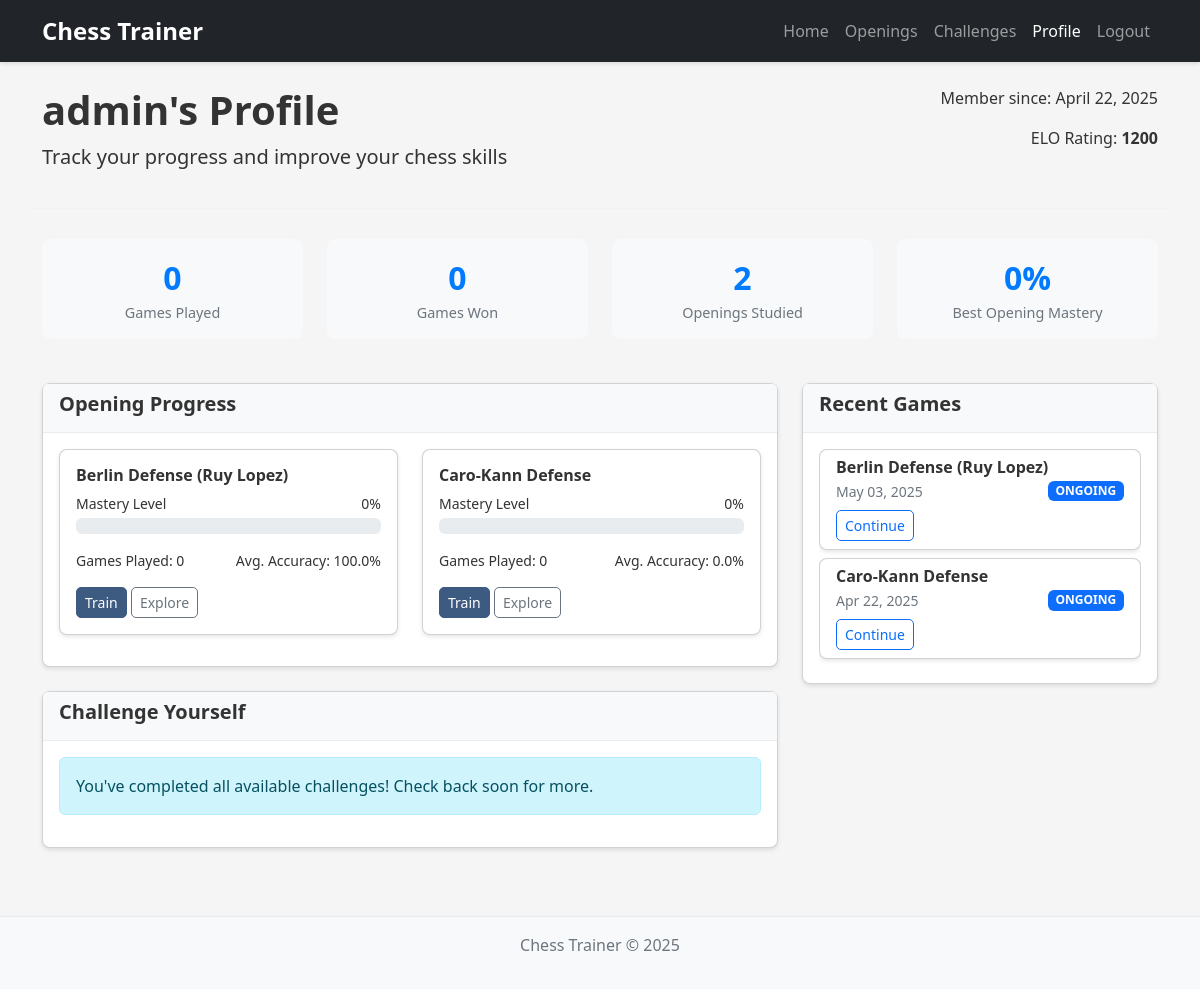
The page /profile/ (signed in) on the database as committed earlier.
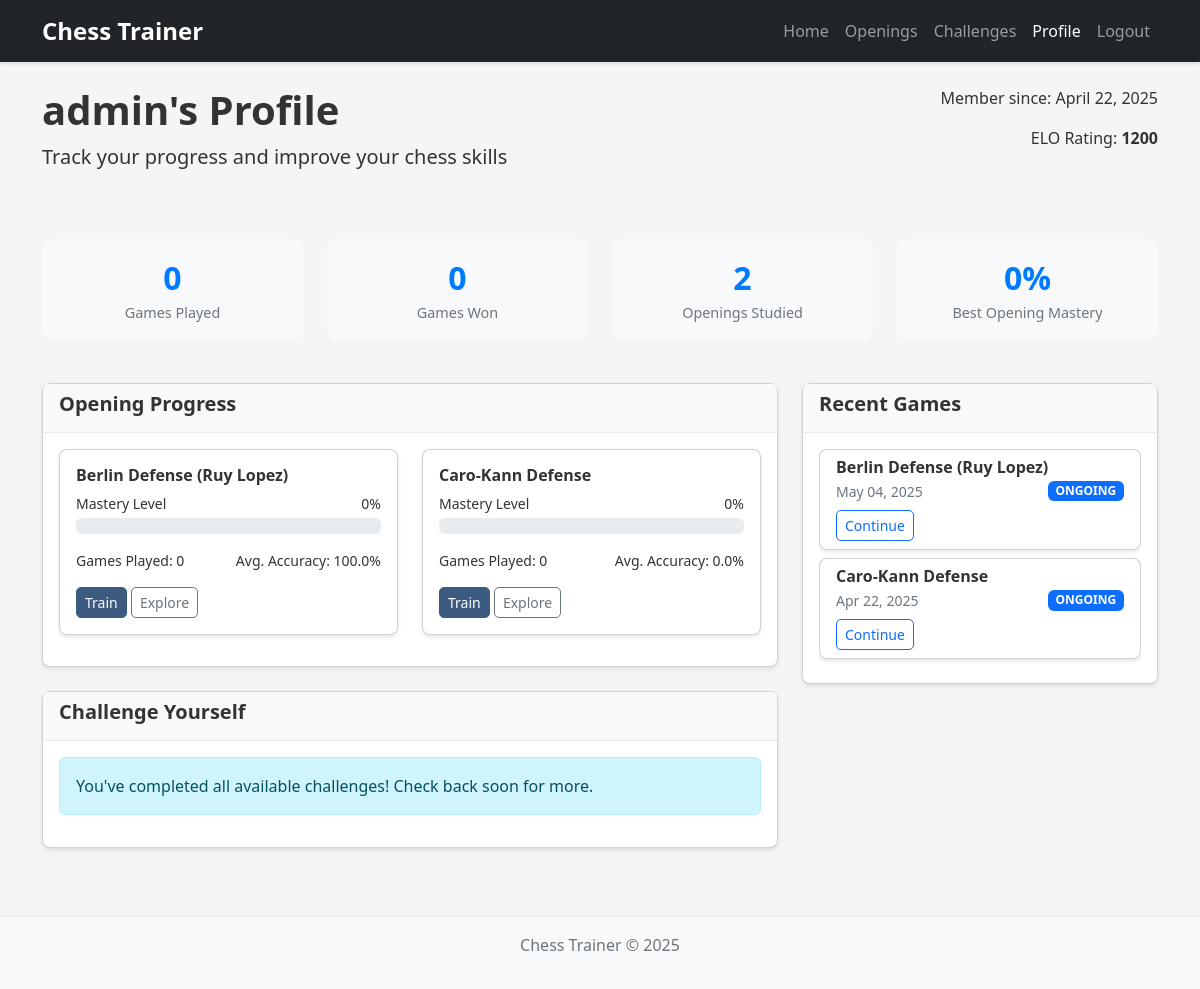
The same page on the database as committed later.
### chess_app/models.py (models this page shows, shortened)
class UserProfile(models.Model):
    user = models.OneToOneField(User, on_delete=models.CASCADE)
    elo_rating = models.IntegerField(default=1200)
    games_played = models.IntegerField(default=0)
    games_won = models.IntegerField(default=0)

class UserProgress(models.Model):
    user = models.ForeignKey(User, on_delete=models.CASCADE)
    opening = models.ForeignKey(Opening, on_delete=models.CASCADE)
    games_played = models.IntegerField(default=0)
    mastery_level = models.IntegerField(default=0)  # 0-100 scale
    last_played = models.DateTimeField(auto_now=True)
    avg_accuracy = models.FloatField(default=0.0)  # Average move accuracy 0-100
    best_accuracy = models.FloatField(default=0.0)  # Best game accuracy 0-100
    common_mistakes = models.TextField(blank=True, null=True)  # JSON field to store common mistake positions
    class Meta:
        unique_together = ['user', 'opening']

class Opening(models.Model):
    name = models.CharField(max_length=100)
    eco_code = models.CharField(max_length=10, blank=True, null=True)
    pgn_moves = models.TextField()
    description = models.TextField()
    difficulty = models.IntegerField(default=1)  # 1-5 scale
    is_popular = models.BooleanField(default=False)
    for_white = models.BooleanField(default=True)  # True for White, False for Black
    category = models.CharField(max_length=50, blank=True, null=True) # e.g., "Open Game", "Semi-Open", etc.
    main_line = models.TextField(blank=True, null=True)  # Optional field for the main line PGN
    parent_opening = models.ForeignKey('self', on_delete=models.SET_NULL, blank=True, null=True, related_name='variations')

class Game(models.Model):
    GAME_STATUS_CHOICES = [
        ('ONGOING', 'Ongoing'),
        ('COMPLETED', 'Completed'),
        ('ABANDONED', 'Abandoned'),
    ]
    user = models.ForeignKey(User, on_delete=models.CASCADE)
    opening = models.ForeignKey(Opening, on_delete=models.CASCADE)
    created_at = models.DateTimeField(auto_now_add=True)
    updated_at = models.DateTimeField(auto_now=True)
    status = models.CharField(max_length=20, choices=GAME_STATUS_CHOICES, default='ONGOING')
    fen_position = models.CharField(max_length=100, default='rnbqkbnr/pppppppp/8/8/8/8/PPPPPPPP/RNBQKBNR w KQkq - 0 1')
    user_color = models.CharField(max_length=5, default='white')
    ai_strength = models.IntegerField(default=15)  # Stockfish depth
    in_opening_book = models.BooleanField(default=True)  # Whether we're still in the opening book
    result = models.CharField(max_length=10, blank=True, null=True)  # "1-0", "0-1", "1/2-1/2"

### chess_app/views.py (the view)
# urls.py: path('profile/', views.user_profile, name='user_profile'),
@login_required
def user_profile(request):
    user_profile, created = UserProfile.objects.get_or_create(user=request.user)
    progress_list = UserProgress.objects.filter(user=request.user).order_by('-mastery_level')
    recent_games = Game.objects.filter(user=request.user).order_by('-updated_at')[:5]
    unsolved_challenges = UserChallenge.objects.filter(
        user=request.user,
        is_solved=False
    ).select_related('challenge')[:5]
    return render(request, 'chess_app/user_profile.html', {
        'profile': user_profile,
        'progress_list': progress_list,
        'recent_games': recent_games,
        'unsolved_challenges': unsolved_challenges
    })

### chess_app/templates/chess_app/user_profile.html (shortened to what this page needs)
{% extends 'chess_app/base.html' %}
{% load static %}
{% block content %}
<div class="row profile-header">
    <div class="col-md-8">
        <h1>{{ profile.user.username }}'s Profile</h1>
        <p class="lead">Track your progress and improve your chess skills</p>
    </div>
    <div class="col-md-4 text-end">
        <p>Member since: {{ profile.user.date_joined|date:"F j, Y" }}</p>
        <p>ELO Rating: <strong>{{ profile.elo_rating }}</strong></p>
    </div>
</div>
<div class="row">
    <div class="col-md-12 mb-4">
        <div class="row">
            <div class="col-md-3">
                <div class="stats-card">
                    <div class="stats-number">{{ profile.games_played }}</div>
                    <div class="stats-label">Games Played</div>
                </div>
            </div>
            <div class="col-md-3">
                <div class="stats-card">
                    <div class="stats-number">{{ profile.games_won }}</div>
                    <div class="stats-label">Games Won</div>
                </div>
            </div>
            <div class="col-md-3">
                <div class="stats-card">
                    <div class="stats-number">{{ progress_list.count }}</div>
                    <div class="stats-label">Openings Studied</div>
                </div>
            </div>
            <div class="col-md-3">
                <div class="stats-card">
                    <div class="stats-number">
                        {% if progress_list %}
                            {{ progress_list.0.mastery_level }}%
                        {% else %}
                            0%
                        {% endif %}
                    </div>
                    <div class="stats-label">Best Opening Mastery</div>
                </div>
            </div>
        </div>
    </div>
    <div class="col-md-8">
        <div class="card mb-4">
            <div class="card-header">
                <h5>Opening Progress</h5>
            </div>
            <div class="card-body">
                {% if progress_list %}
                    <div class="row">
                        {% for progress in progress_list %}
                        <div class="col-md-6">
                            <div class="card progress-card">
                                <div class="card-body">
                                    <h6 class="card-title">{{ progress.opening.name }}</h6>
                                    <div class="d-flex justify-content-between mb-1">
                                        <small>Mastery Level</small>
                                        <small>{{ progress.mastery_level }}%</small>
                                    </div>
                                    <div class="progress mb-3">
                                    </div>
                                    <div class="d-flex justify-content-between">
                                        <small>Games Played: {{ progress.games_played }}</small>
                                        <small>Avg. Accuracy: {{ progress.avg_accuracy|floatformat:1 }}%</small>
                                    </div>
                                    <div class="mt-3">
                                        <a href="{% url 'game' progress.opening.id %}" class="btn btn-sm btn-primary">Train</a>
                                        <a href="{% url 'opening_explorer_detail' progress.opening.id %}" class="btn btn-sm btn-outline-secondary">Explore</a>
                                    </div>
                                </div>
                            </div>
                        </div>
                        {% endfor %}
                    </div>
                {% else %}
                    <div class="alert alert-info">
                        You haven't started studying any openings yet.
                        <a href="{% url 'opening_selection' %}">Choose an opening to start training!</a>
                    </div>
                {% endif %}
            </div>
        </div>
        <div class="card">
            <div class="card-header">
                <h5>Challenge Yourself</h5>
            </div>
            <div class="card-body">
                {% if unsolved_challenges %}
                    <p>Complete these challenges to improve your chess skills:</p>
                    {% for user_challenge in unsolved_challenges %}
                        <div class="challenge-item">
                            <h6>{{ user_challenge.challenge.title }}</h6>
                            <p>{{ user_challenge.challenge.description|truncatechars:100 }}</p>
                            <p>
                                <span class="badge bg-info">{{ user_challenge.challenge.get_difficulty_display }}</span>
                                <span class="badge bg-secondary">{{ user_challenge.challenge.opening.name }}</span>
                                <span class="badge bg-warning">Attempts: {{ user_challenge.attempts }}</span>
                            </p>
                            <a href="{% url 'challenge_detail' user_challenge.challenge.id %}" class="btn btn-sm btn-primary">
                                Try Challenge
                            </a>
                        </div>
                    {% endfor %}
                    <div class="mt-3">
                        <a href="{% url 'challenges' %}" class="btn btn-outline-primary">View All Challenges</a>
                    </div>
                {% else %}
                    <div class="alert alert-info">
                        You've completed all available challenges! Check back soon for more.
                    </div>
                {% endif %}
            </div>
        </div>
    </div>
    <div class="col-md-4">
        <div class="card">
            <div class="card-header">
                <h5>Recent Games</h5>
            </div>
            <div class="card-body">
                <div class="recent-games-list">
                    {% if recent_games %}
                        {% for game in recent_games %}
                            <div class="card mb-2">
                                <div class="card-body py-2 px-3">
                                    <h6 class="card-title mb-1">{{ game.opening.name }}</h6>
                                    <div class="d-flex justify-content-between align-items-center">
                                        <small class="text-muted">{{ game.updated_at|date:"M d, Y" }}</small>
                                        <span class="badge {% if game.status == 'COMPLETED' %}bg-success{% elif game.status == 'ONGOING' %}bg-primary{% else %}bg-secondary{% endif %}">
                                            {{ game.status }}
                                        </span>
                                    </div>
                                    <div class="mt-2">
                                        <a href="{% url 'game' game.opening.id %}" class="btn btn-sm btn-outline-primary">Continue</a>
                                    </div>
                                </div>
                            </div>
                        {% endfor %}
                    {% else %}
                        <div class="alert alert-info">
                            You haven't played any games yet.
                        </div>
                    {% endif %}
                </div>
            </div>
        </div>
    </div>
</div>
{% endblock %}

### chess_app/templates/chess_app/base.html (shortened to what this page needs)
<!DOCTYPE html>
<html lang="en">
<head>
    {% load static %}
    <link rel="stylesheet" href="https://cdn.jsdelivr.net/npm/bootstrap@5.2.3/dist/css/bootstrap.min.css">
    <link rel="stylesheet" href="{% static 'chess_app/css/style.css' %}">
    <link rel="stylesheet" href="https://unpkg.com/@chrisoakman/chessboardjs@1.0.0/dist/chessboard-1.0.0.min.css">
</head>
<body>
    <nav class="navbar navbar-expand-lg navbar-dark bg-dark">
        <div class="container">
            <a class="navbar-brand" href="{% url 'home' %}">Chess Trainer</a>
            <div class="collapse navbar-collapse" id="navbarNav">
                <ul class="navbar-nav ms-auto">
                    <li class="nav-item">
                        <a class="nav-link" href="{% url 'home' %}">Home</a>
                    </li>
                    <li class="nav-item">
                        <a class="nav-link" href="{% url 'opening_selection' %}">Openings</a>
                    </li>
                    <li class="nav-item">
                        <a class="nav-link" href="{% url 'challenges' %}">Challenges</a>
                    </li>
                    {% if user.is_authenticated %}
                    <li class="nav-item">
                        <a class="nav-link" href="{% url 'user_profile' %}">Profile</a>
                    </li>
                    <li class="nav-item">
                        <form method="post" action="{% url 'logout' %}" class="d-inline">
                            <button type="submit" class="nav-link btn btn-link" style="border: none; background: none; color: rgba(255,255,255,.55);">Logout</button>
                        </form>
                    </li>
                    {% endif %}
                </ul>
            </div>
        </div>
    </nav>
    <div class="container mt-4">
        {% block content %}
        {% endblock %}
    </div>
    <footer class="mt-5 py-3 bg-light">
        <div class="container text-center">
            <p>Chess Trainer &copy; {% now "Y" %}</p>
        </div>
    </footer>
</body>
</html>

### chess_app/static/chess_app/css/style.css (style rules this page uses)
body { font-family: 'Segoe UI', Tahoma, Geneva, Verdana, sans-serif; background-color: #f5f5f5; color: #333; }
h1, h2, h3, h4, h5, h6 { font-weight: 600; }
.card { border-radius: 8px; box-shadow: 0 2px 4px rgba(0, 0, 0, 0.1); margin-bottom: 20px; }
.card-header { background-color: #f8f9fa; border-bottom: 1px solid #e9ecef; font-weight: 600; }
.btn { border-radius: 5px; font-weight: 500; }
.btn-primary { background-color: #3d5a80; border-color: #3d5a80; }
.navbar { box-shadow: 0 2px 4px rgba(0, 0, 0, 0.1); }
.navbar-brand { font-weight: 700; font-size: 1.5rem; }
footer { background-color: #f8f9fa; border-top: 1px solid #e9ecef; color: #6c757d; }

### chess_app/templates/chess_app/user_profile.html (style rules this page uses)
.profile-header { border-bottom: 1px solid #f1f1f1; padding-bottom: 20px; margin-bottom: 30px; }
.stats-card { text-align: center; padding: 15px; border-radius: 8px; margin-bottom: 20px; background-color: #f8f9fa; }
.stats-number { font-size: 2rem; font-weight: bold; color: #007bff; }
.stats-label { font-size: 0.9rem; color: #6c757d; }
.progress-card { margin-bottom: 15px; transition: transform 0.2s; }
.recent-games-list { max-height: 300px; overflow-y: auto; }

Rows that differ between the two databases and show on the page:
changed Game "Berlin Defense (Ruy Lopez)": updated_at "May 03, 2025" → "May 04, 2025"
